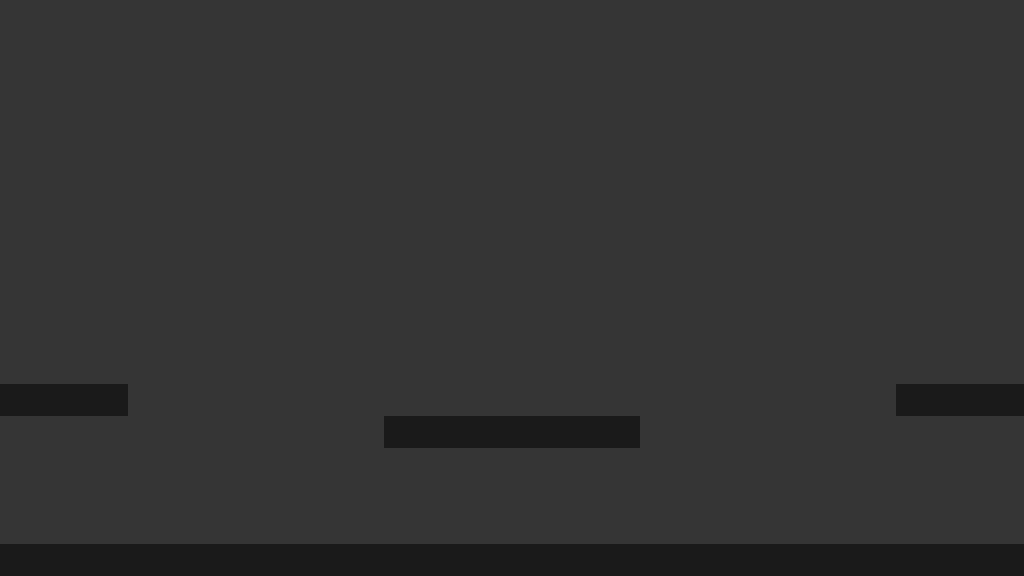

Rendered tile map (Tiled .tmx) drawn with the repository's tilesets; below, a short description and the map source with its tile grids summarised:
An orthogonal 32x18 tile map with 32x32 px tiles, 2 tile layers (blocks, data), 7 tilesets and 13 objects.

<map version="1.0" orientation="orthogonal" renderorder="right-down" width="32" height="18" tilewidth="32" tileheight="32" backgroundcolor="#353535" nextobjectid="39">
 <tileset firstgid="1" name="block" tilewidth="32" tileheight="32">
  <image source="../images/block.png" width="32" height="32" />
 </tileset>
 <tileset firstgid="2" name="saw" tilewidth="64" tileheight="64">
  <image source="../images/saw_spin1.png" width="64" height="64" />
 </tileset>
 <tileset firstgid="3" name="player1" tilewidth="32" tileheight="32">
  <image source="../images/player1.png" width="32" height="32" />
 </tileset>
 <tileset firstgid="4" name="player2" tilewidth="32" tileheight="32">
  <image source="../images/player2.png" width="32" height="32" />
 </tileset>
 <tileset firstgid="5" name="portal_base" tilewidth="63" tileheight="10">
  <image source="../images/portal_base.png" width="63" height="10" />
 </tileset>
 <tileset firstgid="6" name="io_in" tilewidth="31" tileheight="11">
  <image source="../images/io_in.png" width="31" height="11" />
 </tileset>
 <tileset firstgid="7" name="datafragment" tilewidth="24" tileheight="24">
  <image source="../images/datafragment.png" width="24" height="24" />
 </tileset>
 <layer name="blocks" width="32" height="18">
  <data>[576 cells, 48 non-empty, 1 distinct tile ids]</data>
 </layer>
 <layer name="data" width="32" height="18">
  <data>[576 cells, 0 non-empty, 0 distinct tile ids]</data>
 </layer>
 <objectgroup name="player">
  <object id="35" gid="3" x="256" y="544" width="32" height="32" />
  <object id="38" gid="4" x="736" y="544" width="32" height="32" />
 </objectgroup>
 <objectgroup name="portals">
  <object id="3" gid="5" x="928" y="544" width="63" height="10" />
  <object id="4" gid="5" x="32" y="544" width="63" height="10" />
 </objectgroup>
 <objectgroup name="saw_bounds">
  <object id="20" x="928" y="512" width="32" height="32" />
  <object id="21" x="64" y="512" width="32" height="32" />
  <object id="28" x="352" y="384" width="32" height="32" />
  <object id="30" x="640" y="384" width="32" height="32" />
 </objectgroup>
 <objectgroup name="saws">
  <object id="25" gid="2" x="480" y="448" width="64" height="64" />
  <object id="31" gid="2" x="96" y="576" width="64" height="64" />
  <object id="32" gid="2" x="864" y="576" width="64" height="64" />
 </objectgroup>
 <objectgroup name="dataspawner">
  <object id="23" gid="6" x="480" y="96" width="31" height="11" />
 </objectgroup>
 <objectgroup name="data">
  <object id="24" gid="7" x="480" y="128" width="24" height="24" />
 </objectgroup>
</map>
